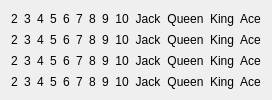
      <widget class="QWidget" name="CardsPlayed">
       <property name="toolTipDuration">
        <number>-1</number>
       </property>
       <attribute name="icon">
        <iconset resource="resources.qrc">
         <normaloff>:/icons/exclamation-mark.svg</normaloff>:/icons/exclamation-mark.svg</iconset>
       </attribute>
       <attribute name="title">
        <string/>
       </attribute>
       <attribute name="toolTip">
        <string>List of cards played </string>
       </attribute>
       <layout class="QVBoxLayout" name="verticalLayout_3">
        <item>
         <layout class="QHBoxLayout" name="horizontalLayout_2">
          <item>
           <widget class="QLabel" name="label_clubs_2">
            <property name="text">
             <string>2</string>
            </property>
            <property name="scaledContents">
             <bool>true</bool>
            </property>
            <property name="alignment">
             <set>Qt::AlignCenter</set>
            </property>
           </widget>
          </item>
          <item>
           <widget class="QLabel" name="label_clubs_3">
            <property name="text">
             <string>3</string>
            </property>
            <property name="scaledContents">
             <bool>true</bool>
            </property>
            <property name="alignment">
             <set>Qt::AlignCenter</set>
            </property>
           </widget>
          </item>
          <item>
           <widget class="QLabel" name="label_clubs_4">
            <property name="text">
             <string>4</string>
            </property>
            <property name="scaledContents">
             <bool>true</bool>
            </property>
            <property name="alignment">
             <set>Qt::AlignCenter</set>
            </property>
           </widget>
          </item>
          <item>
           <widget class="QLabel" name="label_clubs_5">
            <property name="text">
             <string>5</string>
            </property>
            <property name="scaledContents">
             <bool>true</bool>
            </property>
            <property name="alignment">
             <set>Qt::AlignCenter</set>
            </property>
           </widget>
          </item>
          <item>
           <widget class="QLabel" name="label_clubs_6">
            <property name="text">
             <string>6</string>
            </property>
            <property name="scaledContents">
             <bool>true</bool>
            </property>
            <property name="alignment">
             <set>Qt::AlignCenter</set>
            </property>
           </widget>
          </item>
          <item>
           <widget class="QLabel" name="label_clubs_7">
            <property name="text">
             <string>7</string>
            </property>
            <property name="scaledContents">
             <bool>true</bool>
            </property>
            <property name="alignment">
             <set>Qt::AlignCenter</set>
            </property>
           </widget>
          </item>
          <item>
           <widget class="QLabel" name="label_clubs_8">
            <property name="text">
             <string>8</string>
            </property>
            <property name="scaledContents">
             <bool>true</bool>
            </property>
            <property name="alignment">
             <set>Qt::AlignCenter</set>
            </property>
           </widget>
          </item>
          <item>
           <widget class="QLabel" name="label_clubs_9">
            <property name="text">
             <string>9</string>
            </property>
            <property name="scaledContents">
             <bool>true</bool>
            </property>
            <property name="alignment">
             <set>Qt::AlignCenter</set>
            </property>
           </widget>
          </item>
          <item>
           <widget class="QLabel" name="label_clubs_10">
            <property name="text">
             <string>10</string>
            </property>
            <property name="scaledContents">
             <bool>true</bool>
            </property>
            <property name="alignment">
             <set>Qt::AlignCenter</set>
            </property>
           </widget>
          </item>
          <item>
           <widget class="QLabel" name="label_clubs_jack">
            <property name="text">
             <string>Jack</string>
            </property>
            <property name="scaledContents">
             <bool>true</bool>
            </property>
            <property name="alignment">
             <set>Qt::AlignCenter</set>
            </property>
           </widget>
          </item>
          <item>
           <widget class="QLabel" name="label_clubs_queen">
            <property name="text">
             <string>Queen</string>
            </property>
            <property name="scaledContents">
             <bool>true</bool>
            </property>
            <property name="alignment">
             <set>Qt::AlignCenter</set>
            </property>
           </widget>
          </item>
          <item>
           <widget class="QLabel" name="label_clubs_king">
            <property name="text">
             <string>King</string>
            </property>
            <property name="scaledContents">
             <bool>true</bool>
            </property>
            <property name="alignment">
             <set>Qt::AlignCenter</set>
            </property>
           </widget>
          </item>
          <item>
           <widget class="QLabel" name="label_clubs_ace">
            <property name="text">
             <string>Ace</string>
            </property>
            <property name="scaledContents">
             <bool>true</bool>
            </property>
            <property name="alignment">
             <set>Qt::AlignCenter</set>
            </property>
           </widget>
          </item>
         </layout>
        </item>
        <item>
         <layout class="QHBoxLayout" name="horizontalLayout_3">
          <item>
           <widget class="QLabel" name="label_spades_2">
            <property name="text">
             <string>2</string>
            </property>
            <property name="scaledContents">
             <bool>true</bool>
            </property>
            <property name="alignment">
             <set>Qt::AlignCenter</set>
            </property>
           </widget>
          </item>
          <item>
           <widget class="QLabel" name="label_spades_3">
            <property name="text">
             <string>3</string>
            </property>
            <property name="scaledContents">
             <bool>true</bool>
            </property>
            <property name="alignment">
             <set>Qt::AlignCenter</set>
            </property>
           </widget>
          </item>
          <item>
           <widget class="QLabel" name="label_spades_4">
            <property name="text">
             <string>4</string>
            </property>
            <property name="scaledContents">
             <bool>true</bool>
            </property>
            <property name="alignment">
             <set>Qt::AlignCenter</set>
            </property>
           </widget>
          </item>
          <item>
           <widget class="QLabel" name="label_spades_5">
            <property name="text">
             <string>5</string>
            </property>
            <property name="scaledContents">
             <bool>true</bool>
            </property>
            <property name="alignment">
             <set>Qt::AlignCenter</set>
            </property>
           </widget>
          </item>
          <item>
           <widget class="QLabel" name="label_spades_6">
            <property name="text">
             <string>6</string>
            </property>
            <property name="scaledContents">
             <bool>true</bool>
            </property>
            <property name="alignment">
             <set>Qt::AlignCenter</set>
            </property>
           </widget>
          </item>
          <item>
           <widget class="QLabel" name="label_spades_7">
            <property name="text">
             <string>7</string>
            </property>
            <property name="scaledContents">
             <bool>true</bool>
            </property>
            <property name="alignment">
             <set>Qt::AlignCenter</set>
            </property>
           </widget>
          </item>
          <item>
           <widget class="QLabel" name="label_spades_8">
            <property name="text">
             <string>8</string>
            </property>
            <property name="scaledContents">
             <bool>true</bool>
            </property>
            <property name="alignment">
             <set>Qt::AlignCenter</set>
            </property>
           </widget>
          </item>
          <item>
           <widget class="QLabel" name="label_spades_9">
            <property name="text">
             <string>9</string>
            </property>
            <property name="scaledContents">
             <bool>true</bool>
            </property>
            <property name="alignment">
             <set>Qt::AlignCenter</set>
            </property>
           </widget>
          </item>
          <item>
           <widget class="QLabel" name="label_spades_10">
            <property name="text">
             <string>10</string>
            </property>
            <property name="scaledContents">
             <bool>true</bool>
            </property>
            <property name="alignment">
             <set>Qt::AlignCenter</set>
            </property>
           </widget>
          </item>
          <item>
           <widget class="QLabel" name="label_spades_jack">
            <property name="text">
             <string>Jack</string>
            </property>
            <property name="scaledContents">
             <bool>true</bool>
            </property>
            <property name="alignment">
             <set>Qt::AlignCenter</set>
            </property>
           </widget>
          </item>
          <item>
           <widget class="QLabel" name="label_spades_queen">
            <property name="text">
             <string>Queen</string>
            </property>
            <property name="scaledContents">
             <bool>true</bool>
            </property>
            <property name="alignment">
             <set>Qt::AlignCenter</set>
            </property>
           </widget>
          </item>
          <item>
           <widget class="QLabel" name="label_spades_king">
            <property name="text">
             <string>King</string>
            </property>
            <property name="scaledContents">
             <bool>true</bool>
            </property>
            <property name="alignment">
             <set>Qt::AlignCenter</set>
            </property>
           </widget>
          </item>
          <item>
           <widget class="QLabel" name="label_spades_ace">
            <property name="text">
             <string>Ace</string>
            </property>
            <property name="scaledContents">
             <bool>true</bool>
            </property>
            <property name="alignment">
             <set>Qt::AlignCenter</set>
            </property>
           </widget>
          </item>
         </layout>
        </item>
        <item>
         <layout class="QHBoxLayout" name="horizontalLayout_4">
          <item>
           <widget class="QLabel" name="label_diamonds_2">
            <property name="text">
             <string>2</string>
            </property>
            <property name="scaledContents">
             <bool>true</bool>
            </property>
            <property name="alignment">
             <set>Qt::AlignCenter</set>
            </property>
           </widget>
          </item>
          <item>
           <widget class="QLabel" name="label_diamonds_3">
            <property name="text">
             <string>3</string>
            </property>
            <property name="scaledContents">
             <bool>true</bool>
            </property>
            <property name="alignment">
             <set>Qt::AlignCenter</set>
            </property>
           </widget>
          </item>
          <item>
           <widget class="QLabel" name="label_diamonds_4">
            <property name="text">
             <string>4</string>
            </property>
            <property name="scaledContents">
             <bool>true</bool>
            </property>
            <property name="alignment">
             <set>Qt::AlignCenter</set>
            </property>
           </widget>
          </item>
          <item>
           <widget class="QLabel" name="label_diamonds_5">
            <property name="text">
             <string>5</string>
            </property>
            <property name="scaledContents">
             <bool>true</bool>
            </property>
            <property name="alignment">
             <set>Qt::AlignCenter</set>
            </property>
           </widget>
          </item>
          <item>
           <widget class="QLabel" name="label_diamonds_6">
            <property name="text">
             <string>6</string>
            </property>
            <property name="scaledContents">
             <bool>true</bool>
            </property>
            <property name="alignment">
             <set>Qt::AlignCenter</set>
            </property>
           </widget>
          </item>
          <item>
           <widget class="QLabel" name="label_diamonds_7">
            <property name="text">
             <string>7</string>
            </property>
            <property name="scaledContents">
             <bool>true</bool>
            </property>
            <property name="alignment">
             <set>Qt::AlignCenter</set>
            </property>
           </widget>
          </item>
          <item>
           <widget class="QLabel" name="label_diamonds_8">
            <property name="text">
             <string>8</string>
            </property>
            <property name="scaledContents">
             <bool>true</bool>
            </property>
            <property name="alignment">
             <set>Qt::AlignCenter</set>
            </property>
           </widget>
          </item>
          <item>
           <widget class="QLabel" name="label_diamonds_9">
            <property name="text">
             <string>9</string>
            </property>
            <property name="scaledContents">
             <bool>true</bool>
            </property>
            <property name="alignment">
             <set>Qt::AlignCenter</set>
            </property>
           </widget>
          </item>
          <item>
           <widget class="QLabel" name="label_diamonds_10">
            <property name="text">
             <string>10</string>
            </property>
            <property name="scaledContents">
             <bool>true</bool>
            </property>
            <property name="alignment">
             <set>Qt::AlignCenter</set>
            </property>
           </widget>
          </item>
          <item>
           <widget class="QLabel" name="label_diamonds_jack">
            <property name="text">
             <string>Jack</string>
            </property>
            <property name="scaledContents">
             <bool>true</bool>
            </property>
            <property name="alignment">
             <set>Qt::AlignCenter</set>
            </property>
           </widget>
          </item>
          <item>
           <widget class="QLabel" name="label_diamonds_queen">
            <property name="text">
             <string>Queen</string>
            </property>
            <property name="scaledContents">
             <bool>true</bool>
            </property>
            <property name="alignment">
             <set>Qt::AlignCenter</set>
            </property>
           </widget>
          </item>
          <item>
           <widget class="QLabel" name="label_diamonds_king">
            <property name="text">
             <string>King</string>
            </property>
            <property name="scaledContents">
             <bool>true</bool>
            </property>
            <property name="alignment">
             <set>Qt::AlignCenter</set>
            </property>
           </widget>
          </item>
          <item>
           <widget class="QLabel" name="label_diamonds_ace">
            <property name="text">
             <string>Ace</string>
            </property>
            <property name="scaledContents">
             <bool>true</bool>
            </property>
            <property name="alignment">
             <set>Qt::AlignCenter</set>
            </property>
           </widget>
          </item>
         </layout>
        </item>
        <item>
         <layout class="QHBoxLayout" name="horizontalLayout_5">
          <item>
           <widget class="QLabel" name="label_hearts_2">
            <property name="text">
             <string>2</string>
            </property>
            <property name="scaledContents">
             <bool>true</bool>
            </property>
            <property name="alignment">
             <set>Qt::AlignCenter</set>
            </property>
           </widget>
          </item>
          <item>
           <widget class="QLabel" name="label_hearts_3">
            <property name="text">
             <string>3</string>
            </property>
            <property name="scaledContents">
             <bool>true</bool>
            </property>
            <property name="alignment">
             <set>Qt::AlignCenter</set>
            </property>
           </widget>
          </item>
          <item>
           <widget class="QLabel" name="label_hearts_4">
            <property name="text">
             <string>4</string>
            </property>
            <property name="scaledContents">
             <bool>true</bool>
            </property>
            <property name="alignment">
             <set>Qt::AlignCenter</set>
            </property>
           </widget>
          </item>
          <item>
           <widget class="QLabel" name="label_hearts_5">
            <property name="text">
             <string>5</string>
            </property>
            <property name="scaledContents">
             <bool>true</bool>
            </property>
            <property name="alignment">
             <set>Qt::AlignCenter</set>
            </property>
           </widget>
          </item>
          <item>
           <widget class="QLabel" name="label_hearts_6">
            <property name="text">
             <string>6</string>
            </property>
            <property name="scaledContents">
             <bool>true</bool>
            </property>
            <property name="alignment">
             <set>Qt::AlignCenter</set>
            </property>
           </widget>
          </item>
          <item>
           <widget class="QLabel" name="label_hearts_7">
            <property name="text">
             <string>7</string>
            </property>
            <property name="scaledContents">
             <bool>true</bool>
            </property>
            <property name="alignment">
             <set>Qt::AlignCenter</set>
            </property>
           </widget>
          </item>
          <item>
           <widget class="QLabel" name="label_hearts_8">
            <property name="text">
             <string>8</string>
            </property>
            <property name="scaledContents">
             <bool>true</bool>
            </property>
            <property name="alignment">
             <set>Qt::AlignCenter</set>
            </property>
           </widget>
          </item>
          <item>
           <widget class="QLabel" name="label_hearts_9">
            <property name="text">
             <string>9</string>
            </property>
            <property name="scaledContents">
             <bool>true</bool>
            </property>
            <property name="alignment">
             <set>Qt::AlignCenter</set>
            </property>
           </widget>
          </item>
          <item>
           <widget class="QLabel" name="label_hearts_10">
            <property name="text">
             <string>10</string>
            </property>
            <property name="scaledContents">
             <bool>true</bool>
            </property>
            <property name="alignment">
             <set>Qt::AlignCenter</set>
            </property>
           </widget>
          </item>
          <item>
           <widget class="QLabel" name="label_hearts_jack">
            <property name="text">
             <string>Jack</string>
            </property>
            <property name="scaledContents">
             <bool>true</bool>
            </property>
            <property name="alignment">
             <set>Qt::AlignCenter</set>
            </property>
           </widget>
          </item>
          <item>
           <widget class="QLabel" name="label_hearts_queen">
            <property name="text">
             <string>Queen</string>
            </property>
            <property name="scaledContents">
             <bool>true</bool>
            </property>
            <property name="alignment">
             <set>Qt::AlignCenter</set>
            </property>
           </widget>
          </item>
          <item>
           <widget class="QLabel" name="label_hearts_king">
            <property name="text">
             <string>King</string>
            </property>
            <property name="scaledContents">
             <bool>true</bool>
            </property>
            <property name="alignment">
             <set>Qt::AlignCenter</set>
            </property>
           </widget>
          </item>
          <item>
           <widget class="QLabel" name="label_hearts_ace">
            <property name="text">
             <string>Ace</string>
            </property>
            <property name="scaledContents">
             <bool>true</bool>
            </property>
            <property name="alignment">
             <set>Qt::AlignCenter</set>
            </property>
           </widget>
          </item>
         </layout>
        </item>
       </layout>
      </widget>
